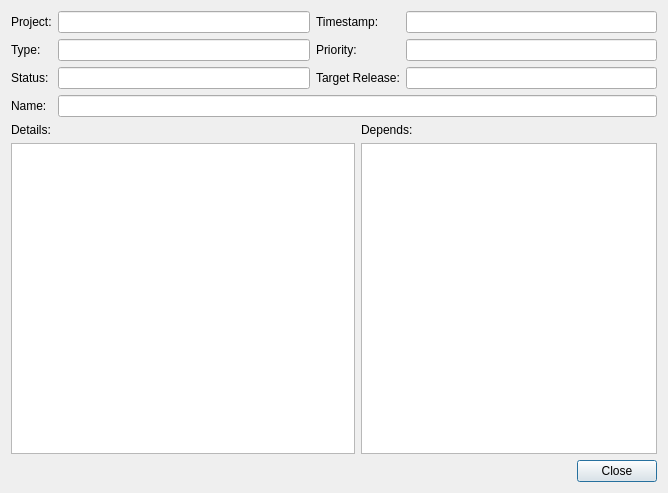
<?xml version="1.0" encoding="UTF-8"?>
<ui version="4.0">
 <class>feature_dialog</class>
 <widget class="QDialog" name="feature_dialog">
  <property name="geometry">
   <rect>
    <x>0</x>
    <y>0</y>
    <width>668</width>
    <height>493</height>
   </rect>
  </property>
  <property name="windowTitle">
   <string>Feature Details</string>
  </property>
  <layout class="QGridLayout" name="gridLayout">
   <item row="0" column="0">
    <widget class="QLabel" name="label">
     <property name="text">
      <string>Project:</string>
     </property>
     <property name="buddy">
      <cstring>line_project_name</cstring>
     </property>
    </widget>
   </item>
   <item row="0" column="1">
    <widget class="QLineEdit" name="line_project_name">
     <property name="readOnly">
      <bool>true</bool>
     </property>
    </widget>
   </item>
   <item row="0" column="2" colspan="2">
    <widget class="QLabel" name="label_2">
     <property name="text">
      <string>Timestamp:</string>
     </property>
     <property name="buddy">
      <cstring>line_timestamp</cstring>
     </property>
    </widget>
   </item>
   <item row="0" column="4">
    <widget class="QLineEdit" name="line_timestamp">
     <property name="readOnly">
      <bool>true</bool>
     </property>
    </widget>
   </item>
   <item row="1" column="0">
    <widget class="QLabel" name="label_3">
     <property name="text">
      <string>Type:</string>
     </property>
     <property name="buddy">
      <cstring>line_type</cstring>
     </property>
    </widget>
   </item>
   <item row="1" column="1">
    <widget class="QLineEdit" name="line_type">
     <property name="readOnly">
      <bool>true</bool>
     </property>
    </widget>
   </item>
   <item row="1" column="2" colspan="2">
    <widget class="QLabel" name="label_4">
     <property name="text">
      <string>Priority:</string>
     </property>
     <property name="buddy">
      <cstring>line_priority</cstring>
     </property>
    </widget>
   </item>
   <item row="1" column="4">
    <widget class="QLineEdit" name="line_priority">
     <property name="acceptDrops">
      <bool>true</bool>
     </property>
     <property name="readOnly">
      <bool>true</bool>
     </property>
    </widget>
   </item>
   <item row="2" column="0">
    <widget class="QLabel" name="label_8">
     <property name="text">
      <string>Status:</string>
     </property>
     <property name="buddy">
      <cstring>line_status</cstring>
     </property>
    </widget>
   </item>
   <item row="2" column="1">
    <widget class="QLineEdit" name="line_status"/>
   </item>
   <item row="2" column="2" colspan="2">
    <widget class="QLabel" name="label_7">
     <property name="text">
      <string>Target Release:</string>
     </property>
     <property name="buddy">
      <cstring>line_target_release</cstring>
     </property>
    </widget>
   </item>
   <item row="2" column="4">
    <widget class="QLineEdit" name="line_target_release"/>
   </item>
   <item row="3" column="0">
    <widget class="QLabel" name="label_5">
     <property name="text">
      <string>Name:</string>
     </property>
     <property name="buddy">
      <cstring>line_name</cstring>
     </property>
    </widget>
   </item>
   <item row="3" column="1" colspan="4">
    <widget class="QLineEdit" name="line_name">
     <property name="readOnly">
      <bool>true</bool>
     </property>
    </widget>
   </item>
   <item row="4" column="0">
    <widget class="QLabel" name="label_6">
     <property name="text">
      <string>Details:</string>
     </property>
     <property name="buddy">
      <cstring>text_details</cstring>
     </property>
    </widget>
   </item>
   <item row="4" column="3" colspan="2">
    <widget class="QLabel" name="label_9">
     <property name="text">
      <string>Depends:</string>
     </property>
     <property name="buddy">
      <cstring>list_depends</cstring>
     </property>
    </widget>
   </item>
   <item row="6" column="0" colspan="5">
    <widget class="QDialogButtonBox" name="buttonBox">
     <property name="orientation">
      <enum>Qt::Horizontal</enum>
     </property>
     <property name="standardButtons">
      <set>QDialogButtonBox::Close</set>
     </property>
    </widget>
   </item>
   <item row="5" column="3" colspan="2">
    <widget class="QListView" name="list_depends"/>
   </item>
   <item row="5" column="0" colspan="3">
    <widget class="QTextBrowser" name="text_details"/>
   </item>
  </layout>
 </widget>
 <tabstops>
  <tabstop>buttonBox</tabstop>
  <tabstop>line_project_name</tabstop>
  <tabstop>line_timestamp</tabstop>
  <tabstop>line_type</tabstop>
  <tabstop>line_priority</tabstop>
  <tabstop>line_status</tabstop>
  <tabstop>line_target_release</tabstop>
  <tabstop>line_name</tabstop>
  <tabstop>text_details</tabstop>
  <tabstop>list_depends</tabstop>
 </tabstops>
 <resources/>
 <connections>
  <connection>
   <sender>buttonBox</sender>
   <signal>clicked(QAbstractButton*)</signal>
   <receiver>feature_dialog</receiver>
   <slot>hide()</slot>
   <hints>
    <hint type="sourcelabel">
     <x>319</x>
     <y>457</y>
    </hint>
    <hint type="destinationlabel">
     <x>319</x>
     <y>239</y>
    </hint>
   </hints>
  </connection>
 </connections>
</ui>
